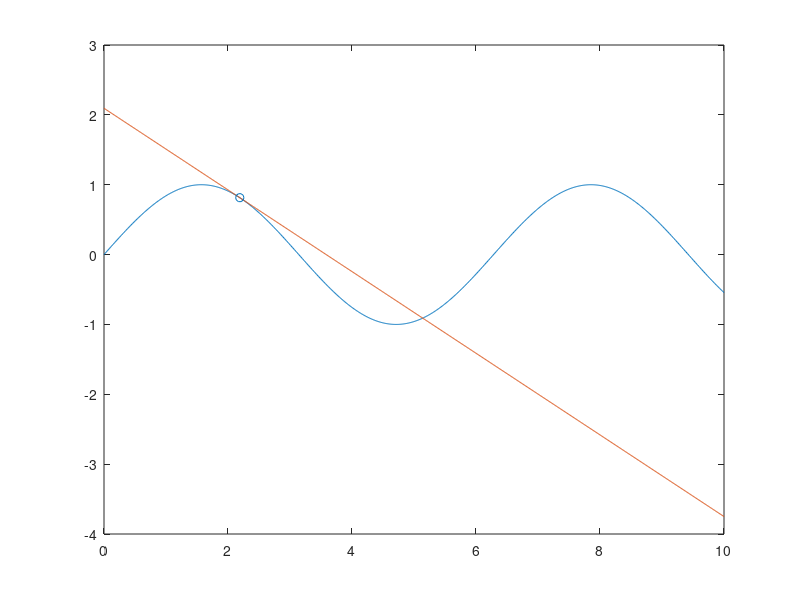

MATLAB code for this plot:
%Example
t=0:0.01:10
y=sin(t)
plot(t,y)
%-------------------------
dy=diff(y)./diff(t)
k=220; % point number 220
tang=(t-t(k))*dy(k)+y(k)
hold on
plot(t,tang)
scatter(t(k),y(k))
hold off
% 
% Gs1 = tf([1],[1 5 10 10 5 1],'InputDelay',3);
% [y,t] = step(Gs1);
% h = mean(diff(t));
% dy = gradient(y, h);                                            % Numerical Derivative
% [~,idx] = max(dy);                                              % Index Of Maximum
% b = [t([idx-1,idx+1]) ones(2,1)] \ y([idx-1,idx+1]);            % Regression Line Around Maximum Derivative
% tv = [-b(2)/b(1); (1-b(2))/b(1)];                               % Independent Variable Range For Tangent Line Plot
% f = [tv ones(2,1)] * b;                                         % Calculate Tangent Line
% figure
% plot(t, y)
% hold on
% plot(tv, f, '-r')                                               % Tangent Line
% plot(t(idx), y(idx), '.r')                                      % Maximum Vertical
% hold off
% grid
